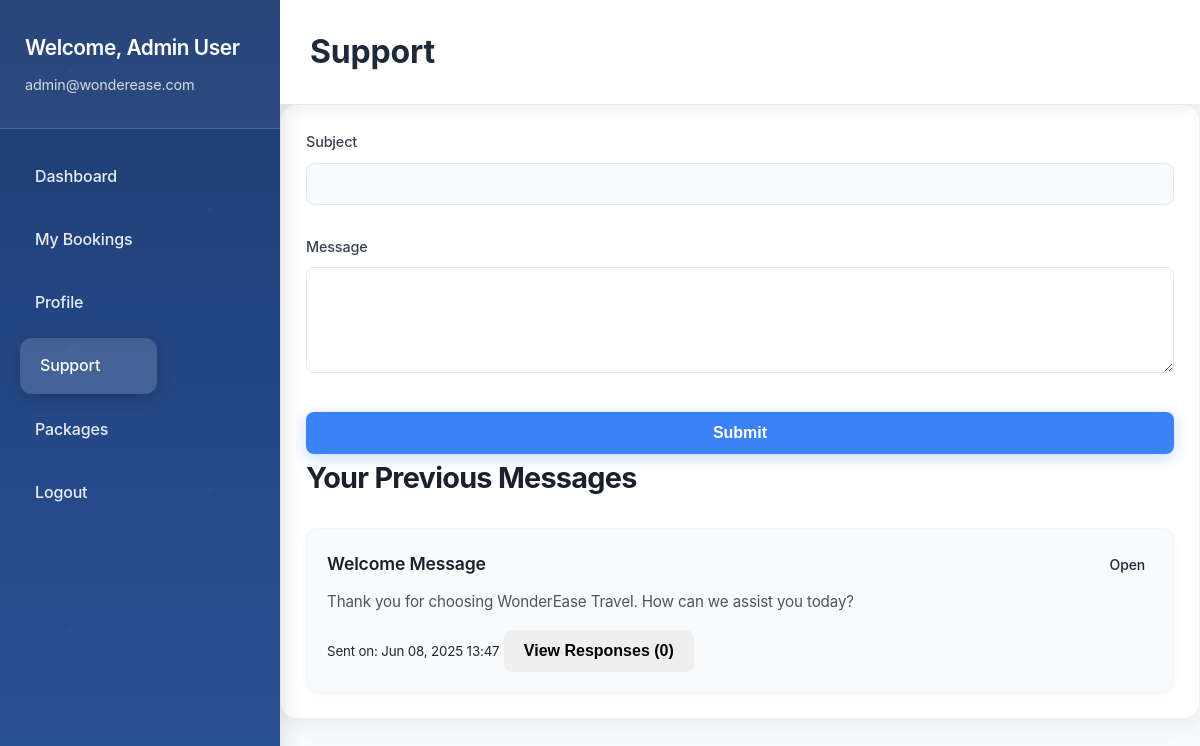
/user/support.php (signed in), run on the app's committed database.
### tables this page shows
CREATE TABLE IF NOT EXISTS users (
    id INT PRIMARY KEY AUTO_INCREMENT,
    name VARCHAR(100) NOT NULL,
    email VARCHAR(100) NOT NULL UNIQUE,
    phone VARCHAR(20) NOT NULL,
    password VARCHAR(255) NOT NULL,
    role ENUM('user', 'admin', 'staff') DEFAULT 'user',
    created_at TIMESTAMP DEFAULT CURRENT_TIMESTAMP,
    updated_at TIMESTAMP DEFAULT CURRENT_TIMESTAMP ON UPDATE CURRENT_TIMESTAMP
);

CREATE TABLE IF NOT EXISTS support_messages (
    id INT PRIMARY KEY AUTO_INCREMENT,
    user_id INT NULL,
    name VARCHAR(255),
    email VARCHAR(255),
    subject VARCHAR(255) NOT NULL,
    message TEXT NOT NULL,
    type ENUM('message', 'response') DEFAULT 'message',
    status ENUM('open', 'in_progress', 'closed') DEFAULT 'open',
    created_at TIMESTAMP DEFAULT CURRENT_TIMESTAMP,
    updated_at TIMESTAMP DEFAULT CURRENT_TIMESTAMP ON UPDATE CURRENT_TIMESTAMP,
    FOREIGN KEY (user_id) REFERENCES users(id) ON DELETE SET NULL
);

### includes/auth.php (called while the page is built, shortened)
<?php
function getCurrentUser()
{
    $conn = getDBConnection();
    $stmt = $conn->prepare("SELECT id, name, email, phone, role FROM users WHERE id = ?");
    $stmt->execute([$_SESSION['user_id']]);
    return $stmt->fetch(PDO::FETCH_ASSOC);
}

### user/support.php (the view, shortened to what this page needs)
<?php
require_once '../includes/auth.php';
$user = getCurrentUser();
$conn = getDBConnection();
$stmt = $conn->prepare("
    SELECT sm.*,
           (SELECT COUNT(*) FROM support_responses WHERE message_id = sm.id) as response_count
    FROM support_messages sm
    WHERE sm.user_id = ?
    ORDER BY sm.created_at DESC
");
$stmt->execute([$_SESSION['user_id']]);
$messages = $stmt->fetchAll(PDO::FETCH_ASSOC);
?>
<!DOCTYPE html>
<html lang="en">
<head>
    <link rel="stylesheet" href="../assets/css/style.css">
    <link rel="stylesheet" href="../assets/css/dashboard.css">
    <link rel="stylesheet" href="https://cdnjs.cloudflare.com/ajax/libs/font-awesome/6.0.0/css/all.min.css">
</head>
<body>
    <div class="dashboard-container">
        <div class="sidebar">
            <div class="user-info">
                <h3>Welcome, <?php echo htmlspecialchars($user['name']); ?></h3>
                <p><?php echo htmlspecialchars($user['email']); ?></p>
            </div>
            <nav>
                <ul>
                    <li><a href="dashboard.php">Dashboard</a></li>
                    <li><a href="bookings.php">My Bookings</a></li>
                    <li><a href="profile.php">Profile</a></li>
                    <li><a href="support.php" class="active">Support</a></li>
                    <li><a href="packages.php">Packages</a></li>
                    <li><a href="../auth/logout.php">Logout</a></li>
                </ul>
            </nav>
        </div>
        <div class="main-content">
            <header>
                <h1>Support</h1>
            </header>
            <section class="support-section">
                <form method="POST" class="support-form">
                    <div class="form-group">
                        <label for="subject">Subject</label>
                        <input type="text" id="subject" name="subject" required>
                    </div>
                    <div class="form-group">
                        <label for="message">Message</label>
                        <textarea id="message" name="message" rows="5" required></textarea>
                    </div>
                    <button type="submit" class="btn btn-primary">Submit</button>
                </form>
                <div class="previous-messages">
                    <h2>Your Previous Messages</h2>
                    <?php if (empty($messages)): ?>
                        <p>No previous messages found.</p>
                    <?php else: ?>
                        <div class="messages-list">
                            <?php foreach ($messages as $msg): ?>
                                <div class="message-card">
                                    <div class="message-header">
                                        <h3><?php echo htmlspecialchars($msg['subject']); ?></h3>
                                        <span class="status-badge status-<?php echo strtolower($msg['status']); ?>">
                                            <?php echo ucfirst($msg['status']); ?>
                                        </span>
                                    </div>
                                    <div class="message-content">
                                        <p><?php echo nl2br(htmlspecialchars($msg['message'])); ?></p>
                                    </div>
                                    <div class="message-footer">
                                        <small>Sent on: <?php echo date('M d, Y H:i', strtotime($msg['created_at'])); ?></small>
                                        <button class="btn btn-small view-responses" data-message-id="<?php echo $msg['id']; ?>">
                                            View Responses (<?php echo $msg['response_count']; ?>)
                                        </button>
                                    </div>
                                </div>
                            <?php endforeach; ?>
                        </div>
                    <?php endif; ?>
                </div>
            </section>
        </div>
    </div>
</body>
</html>

### assets/css/style.css (style rules this page uses)
* { margin: 0; padding: 0; box-sizing: border-box; }
:root { --primary: #3b82f6; --primary-dark: #2563eb; --primary-light: #dbeafe; --secondary: #f59e0b; --secondary-dark: #d97706; --secondary-light: #fef3c7; --accent: #10b981; --accent-dark: #059669; --dark: #1e293b; --light: #f8fafc; --white: #ffffff; --gray: #f1f5f9; --gray-dark: #64748b; --shadow: 0 10px 30px -5px rgba(0, 0, 0, 0.1); --shadow-sm: 0 4px 6px -1px rgba(0, 0, 0, 0.1); --shadow-lg: 0 20px 25px -5px rgba(0, 0, 0, 0.1), 0 10px 10px -5px rgba(0, 0, 0, 0.04); --transition: all 0.3s cubic-bezier(0.4, 0, 0.2, 1); --border-radius: 12px; --border-radius-sm: 8px; --border-radius-lg: 16px; }
body { font-family: 'Inter', 'Segoe UI', Tahoma, Geneva, Verdana, sans-serif; line-height: 1.7; background-color: var(--light); color: var(--dark); background-image: linear-gradient(to bottom, #f8fafc, #e2e8f0); min-height: 100vh; font-size: 16px; letter-spacing: -0.01em; }
header { background-color: var(--white); box-shadow: 0 4px 20px rgba(0, 0, 0, 0.05); position: sticky; top: 0; z-index: 1000; padding: 0; backdrop-filter: blur(10px); -webkit-backdrop-filter: blur(10px); background-color: rgba(255, 255, 255, 0.95); }
nav { display: flex; justify-content: space-between; align-items: center; padding: 1.2rem 0; }
.form-group { margin-bottom: 25px; }
.form-group label { display: block; margin-bottom: 10px; color: var(--dark); font-weight: 600; font-size: 0.95rem; }
.form-group input { width: 100%; padding: 14px 18px; border: 2px solid #e2e8f0; border-radius: var(--border-radius-sm); font-size: 16px; transition: all 0.3s ease; background-color: #f8fafc; }
.btn { display: inline-block; padding: 14px 28px; border: none; border-radius: var(--border-radius-sm); cursor: pointer; font-size: 16px; font-weight: 600; text-decoration: none; transition: all 0.3s ease; text-align: center; position: relative; overflow: hidden; z-index: 1; }
.btn::after { content: ""; position: absolute; bottom: 0; left: 0; width: 100%; height: 100%; background-color: rgba(255, 255, 255, 0.2); transform: scaleX(0); transform-origin: right; transition: transform 0.5s ease; z-index: -1; }
.btn-primary { background: linear-gradient(135deg, var(--primary), var(--primary-dark)); color: var(--white); box-shadow: 0 4px 15px rgba(59, 130, 246, 0.3); }
html { scroll-behavior: smooth; }
.form-group { margin-bottom: 20px; }
.form-group label { display: block; margin-bottom: 8px; font-weight: 500; }
.form-group input, .form-group select { width: 100%; padding: 10px; border: 1px solid #ced4da; border-radius: 4px; font-size: 1rem; }
input:invalid { border-color: #f10606; }
.status-badge { padding: 5px 10px; border-radius: 15px; font-size: 0.85em; font-weight: 500; }
.btn { display: inline-block; padding: 8px 16px; border-radius: 4px; text-decoration: none; font-weight: 500; cursor: pointer; border: none; transition: background-color 0.3s; }
.btn-primary { background-color: #007bff; color: white; }
.status-badge { display: inline-block; padding: 4px 8px; border-radius: 4px; font-size: 0.875rem; font-weight: 500; }

### data on the page
users: name "Admin User", email "admin@wonderease.com"
support_messages: subject "Welcome Message", status "Open", message "Thank you for choosing WonderEase Travel. How can we assist you today?", created_at "Jun 08, 2025 13:47", response_count "0"
